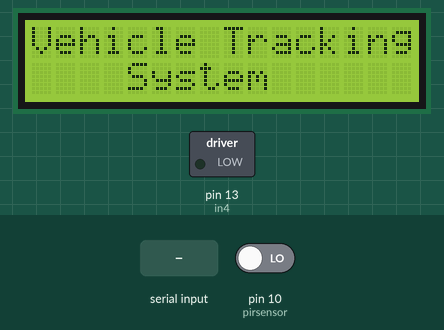
This sketch was run on a simulated Arduino Uno, built with avr-gcc and run on an emulated ATmega328P. On the bench: 16×2 character LCD, switched loads named in the sketch (green lamp = pin HIGH). Inputs (shaded band) come from the test bench; at power-on: pin 10 (pirsensor) LOW. The modem accepts every AT command (registered, SIM ready, sends succeed) and sends nothing else; what the sketch prints to the serial monitor is not drawn.

Above: at 4.1 s.
At 12.2 s:
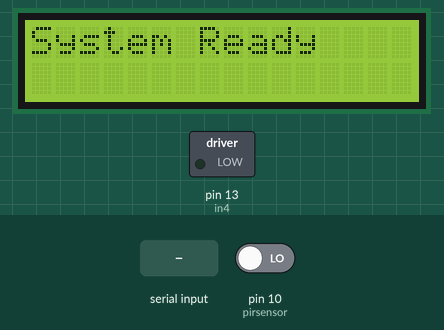
12.3 s: "Start" received over the second serial link
At 14.7 s:
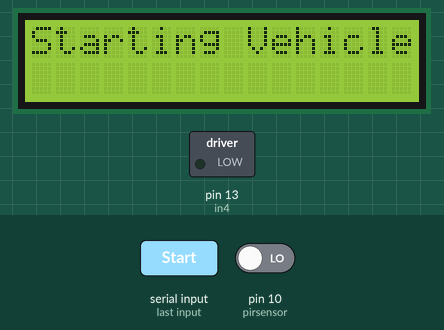
15.3 s: "Stop" received over the second serial link
At 18.0 s:
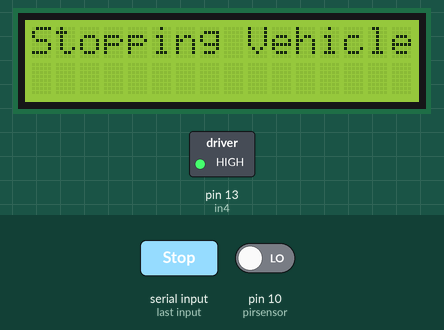
18.3 s: pin 10 (pirsensor) driven HIGH
At 22.9 s:
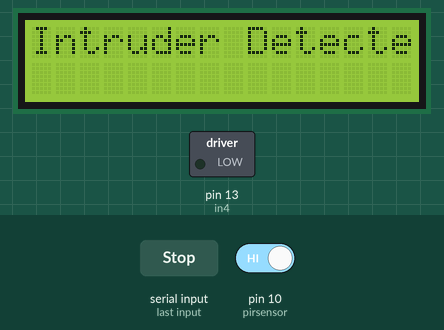
Timing chart, 0 to 24.4 s (numbered marks = the images above; inputs shaded):
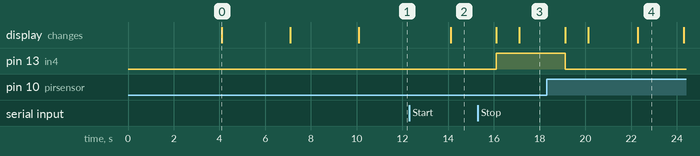

The sketch:

Source_Code_for_Arduino.ino
```cpp
#include <LiquidCrystal.h>
#include <SoftwareSerial.h>
#include <TinyGPS++.h>

float *get_gps();
void get_gsm();
void sendgsm();
//void motor();

LiquidCrystal lcd(7, 6, 5, 4, 3, 2);
float lattitude,longitude; // create variable for latitude and longitude object
float a[2];//array to store gps data;
float *p;//pointer to point the array location
SoftwareSerial gpsSerial(8,9);//connect tx pin of gps to arduino digital pin 8 and connect rx pin of gps to arduino digital pin 9
SoftwareSerial gsmSerial(11,12);////connect tx pin of gsm to arduino digital pin 6 and connect rx pin of gps to arduino digital pin 7
TinyGPSPlus gps;// create gps object
int pirsensor = 10;
int in4 = 13;
void setup(){
    pinMode(pirsensor, INPUT);
    digitalWrite(pirsensor,LOW);
    pinMode(in4, OUTPUT);
    digitalWrite(in4, LOW);

    lcd.begin(16,2);
    delay(1000);
    Serial.begin(9600); // connect serial
    delay(1000);
    gpsSerial.begin(9600); // connect gps sensor
    delay(1000);
    gsmSerial.begin(9600); // connect gsm sensor
    delay(1000);// delay is required here in most of the cases for stability of program
    lcd.clear();
    lcd.print("Vehicle Tracking");
    lcd.setCursor(0,1);
    lcd.print("    System      ");
    gsmSerial.println("AT+CNMI=2,2,0,0,0");// AT Command to receive a live SMS
    Serial.println("AT+CNMI=2,2,0,0,0");
    delay(3000);// delay is required here in most of the cases for stability of program
    lcd.clear();
    lcd.print("Initializing...");
    delay(3000);
    lcd.clear();
    lcd.print("System Ready");
    delay(1000);
      /*buttonState = digitalRead(button);
    if (buttonState == HIGH) {
        // turn LED on:
        digitalWrite(in4, HIGH);
      } else {
        // turn LED off:
        digitalWrite(in4, LOW);
      }*/

}
/*---------------------------------------------------------------------------------------*/
void loop(){

   if(digitalRead(pirsensor)==HIGH)
  {
    lcd.clear();
    lcd.println("inside pirsensor");
    lcd.println("OK");
    delay(1000);
    lcd.clear();
    sendgsm();
    delay(5000);
    lcd.clear();
    lcd.println("System Ready");
  }

   while(gsmSerial.available())
   {
     gsmSerial.read();
   }

  while(Serial.available())
  {
   Serial.read();
  }

 get_gsm();

 }


float *get_gps()
{
   gpsSerial.listen();
   Serial.println("INSIDE get_gps");
   while(1)
  {
   while (gpsSerial.available() > 0)
   { gps.encode(gpsSerial.read()); }

      if (gps.location.isUpdated())
      {
       Serial.print("LAT=");  Serial.println(gps.location.lat(), 6);
       Serial.print("LONG="); Serial.println(gps.location.lng(), 6);
       lattitude=gps.location.lat();
       longitude=gps.location.lng();
      break;
      }


}
a[0]=lattitude;
a[1]=longitude;
return a;
}
/*---------------------------------------------------------------------------------------*/

void get_gsm()
{

   gsmSerial.listen();

   // while(gsmSerial.available()==0)
   //{  }

   while(gsmSerial.available()>0)
   {
    String  abc = gsmSerial.readString();
    Serial.println("INSIDE gsmSerial.available");
    if(abc.indexOf("Start")>=0)
    {
      Serial.println("Starting vehicle");
      lcd.clear();
      lcd.print("Starting ");
      lcd.print("Vehicle");
      delay(2000);
      lcd.clear();
      lcd.print("Vehicle ON");
      digitalWrite(in4, HIGH);
    }
    if(abc.indexOf("Stop")>=0)
    {
      Serial.println("Stopping vehicle");
      lcd.clear();
      lcd.clear();
      lcd.print("Stopping ");
      lcd.print("Vehicle");
      delay(2000);
      lcd.clear();
      lcd.print("Vehicle OFF");
      digitalWrite(in4, LOW);
    }

    if((abc.indexOf("Track")>=0))
    {
     Serial.println("INSIDE track");
     gsmSerial.println("AT+CMGF=1");    //Sets the GSM Module in Text Mode
     delay(1000);  // Delay of 1 second
     gsmSerial.println("AT+CMGS=\"+9779811253199\"\r"); // Replace x with mobile number
     delay(1000);
     p=get_gps();
     gsmSerial.listen();
     Serial.print("Your Car Location: ");
     Serial.print("LATTITUDE="); Serial.print(*p,6);
     gsmSerial.print(*p,6);
     gsmSerial.print(",");// The SMS text you want to send
     Serial.print("LONGITUDE="); Serial.print(*(p+1),6);
     gsmSerial.print(*(p+1),6);// The SMS text you want to send
     delay(100);
     gsmSerial.println((char)26);// ASCII code of CTRL+Z for saying the end of sms to  the module
     delay(1000);
     lcd.clear();
     lcd.print("Lat:");
     lcd.print(*p,6);
     lcd.setCursor(0,1);
     lcd.print("Long:");
     lcd.print(*(p+1),6);
     delay(3000);
     lcd.clear();
     lcd.print("Message Sent");
     delay(2000);
     lcd.clear();
     lcd.print("System Ready");
     delay(1000);
    }

   }
}

void sendgsm()
{
   while(digitalRead(pirsensor)==HIGH)
   {
     gsmSerial.listen();
     gsmSerial.println("AT+CMGF=1");    //Sets the GSM Module in Text Mode
     delay(1000);  // Delay of 1 second
     gsmSerial.println("AT+CMGS=\"+9779811253199\"\r"); // Replace x with mobile number
     delay(1000);
     gsmSerial.listen();
     Serial.print("Intruder has entered");
     gsmSerial.print("Intruder has entered");
     delay(100);
     lcd.print("Intruder Detected");
     gsmSerial.println((char)26);
     delay(2000);
     lcd.clear();
     lcd.print("Message sent");
     delay(2000);
     lcd.clear();
     lcd.print("System Ready");
     delay(1000);
}
}
```

Measured:
- after the input at 12.3 s, the display: changes after 1.8 s (image 2)
- after the input at 15.3 s, the display: first differs from a run without the input after 1.8 s (image 3)
- after the input at 18.3 s, the display: first differs from a run without the input after 0.82 s (image 4 shows a later state)
- what the display in image 0 shows lasts 3.0 s, from 4.1 s to 7.1 s
